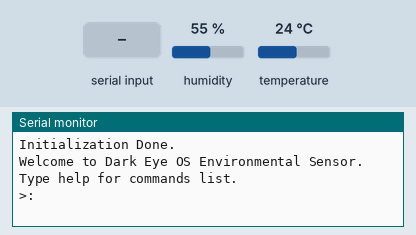
Recording of a sketch running on a simulated Arduino Uno, built with avr-gcc and run on an emulated ATmega328P. Parts: the last lines printed to the serial monitor. The test bench sets the inputs (shaded band); at power-on: humidity 55 %, temperature 24 °C. Storage starts empty.

Above: at 1.2 s.
1.3 s: "ping\n" received over Serial
At 2.5 s:
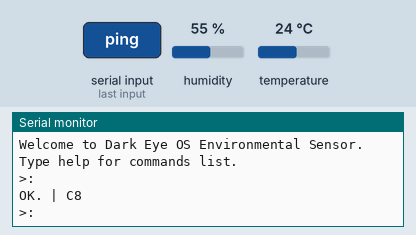
2.8 s: "s1\n" received over Serial
At 3.4 s:
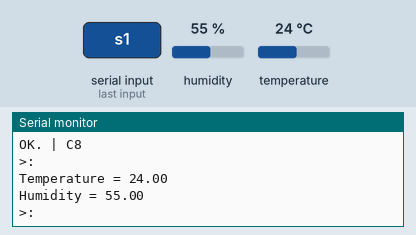
4.3 s: "save s1\n" received over Serial
At 5.5 s:
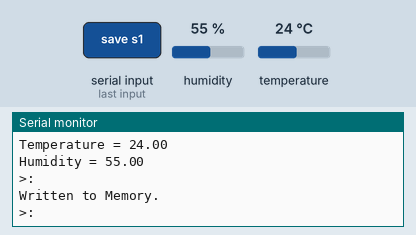
5.8 s: "help\n" received over Serial
At 6.03 s:
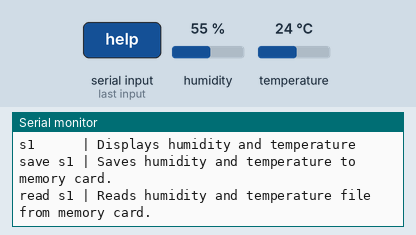
7.3 s: "read s1\n" received over Serial
At 8.2 s:
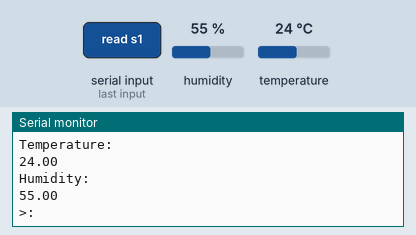

The sketch:

Arduino_Sensor.ino
```cpp
#include <SPI.h>
#include <SD.h>
#include <dht.h>


#define DHT11_PIN 7


File file;
dht DHT;
String command;

void setup() {

    Serial.begin(9600);
    if (!SD.begin(4)) {
    Serial.println("Initialization Failed!");
    while (1);
  }
  Serial.println("Initialization Done.");
    Serial.println("Welcome to Dark Eye OS Environmental Sensor.");
    Serial.println("Type help for commands list.");
    Serial.println(">:");
}

void loop() {


    if(Serial.available()){
        command = Serial.readStringUntil('\n');

        if(command.equals("ping")){
            Serial.println("OK. | C8");
            Serial.println(">:");
        }
        else if(command.equals("s1")){

            int chk = DHT.read11(DHT11_PIN);
            Serial.print("Temperature = ");
            Serial.println(DHT.temperature);
            Serial.print("Humidity = ");
            Serial.println(DHT.humidity);
            Serial.println(">:");


        }

        else if(command.equals("save s1")){
          int chk = DHT.read11(DHT11_PIN);

             SD.remove("/S1/SENSOR_1.DAT");
             file = SD.open("/S1/SENSOR_1.DAT", FILE_WRITE);
             if(file) {
              file.println("Temperature:");
              file.println(DHT.temperature);
              file.println("Humidity:");
              file.println(DHT.humidity);
              file.close();
              Serial.println("Written to Memory.");
              Serial.println(">:");
             }
            else {
           Serial.println("Error opening file. | 199");
           Serial.println(">:");
           }

        }
        else if(command.equals("help")){
            Serial.println("Command | Description of command            ");
            Serial.println("s1      | Displays humidity and temperature ");
            Serial.println("save s1 | Saves humidity and temperature to memory card. ");
            Serial.println("read s1 | Reads humidity and temperature file from memory card. ");
            Serial.println("init sd | This is recommended for new memory cards. ");
            Serial.println(">:");
        }
         else if(command.equals("read s1")){
            file = SD.open("/S1/SENSOR_1.DAT");
            if (file) {
            Serial.println("SENSOR_1.DAT:");


            while (file.available()) {
            Serial.write(file.read());
            }

            file.close();
            Serial.println(">:");
            } else {

             Serial.println("File not found. | 194");
             Serial.println(">:");
              }
            }
        else if(command.equals("init sd")){
           SD.mkdir("env");
           SD.mkdir("s1");

            int chk = DHT.read11(DHT11_PIN);

              SD.remove("/S1/SENSOR_1.DAT");
             file = SD.open("/S1/SENSOR_1.DAT", FILE_WRITE);
             if(file) {
              file.println("Content not available.");
              file.close();
              Serial.println("OK. | C8");

             }
             SD.remove("/ENV/CONFIG.DAT");
             file = SD.open("/ENV/CONFIG.DAT", FILE_WRITE);
             if(file) {
              file.println("Content not available.");
              file.close();
              Serial.println("OK. | C8");
              Serial.println(">:");

             }

            else {
           Serial.println("Error opening file. | 199");
           Serial.println(">:");
           }
        }

        else{
            Serial.println("Invalid command. | 194");
            Serial.println(">:");
        }
    }
}
```

Measured:
- after the input at 1.3 s, the serial monitor: prints a new line at once (image 1)
- after the input at 2.8 s, the serial monitor: prints a new line at once (image 2)
- after the input at 4.3 s, the serial monitor: prints a new line after 0.05 s (image 3)
- after the input at 5.8 s, the serial monitor: prints a new line at once (image 4)
- after the input at 7.3 s, the serial monitor: prints a new line at once (image 5)
